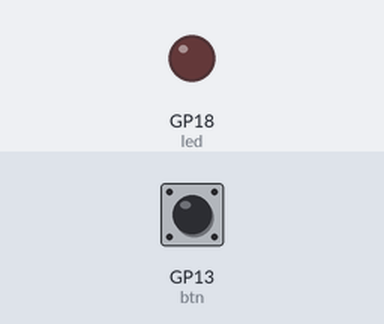
This program was run on a simulated Raspberry Pi Pico running MicroPython. Parts: output pins drawn as LEDs (lit = HIGH). Wiring (from the project's diagram.json): green button on GP13, red LED on GP18. The inputs (shaded band) are chosen by the test bench; at power-on: GP13 (btn) HIGH.

Above: at 1.2 s.
1.3 s: GP13 (btn) pulled LOW for 0.15 s
At 1.38 s:
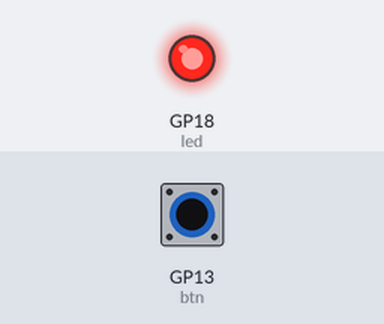
2.9 s: GP13 (btn) pulled LOW for 3.2 s
At 6.5 s:
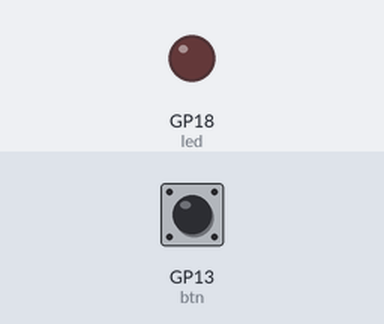
Timing chart, 0 to 8.0 s (numbered marks = the images above; inputs shaded):
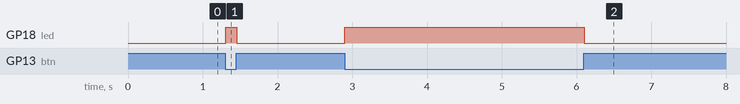

Measured:
- after the input at 1.3 s, GP18 (led): LOW → HIGH at once, → LOW 0.15 s later
- after the input at 2.9 s, GP18 (led): LOW → HIGH at once, → LOW 3.2 s later

The program:

main.py
```python
from machine import Pin
from time import sleep_ms

# LED ulkoinen (GPIO18)
led = Pin(18, Pin.OUT)

# Button (GPIO13 <-> GND), sisäinen pull-up
btn = Pin(13, Pin.IN, Pin.PULL_UP)

while True:
    if btn.value() == 0:   # nappi pohjassa
        led.value(1)       # LED päälle
    else:
        led.value(0)       # LED pois
    sleep_ms(10)           # pieni viive
```
